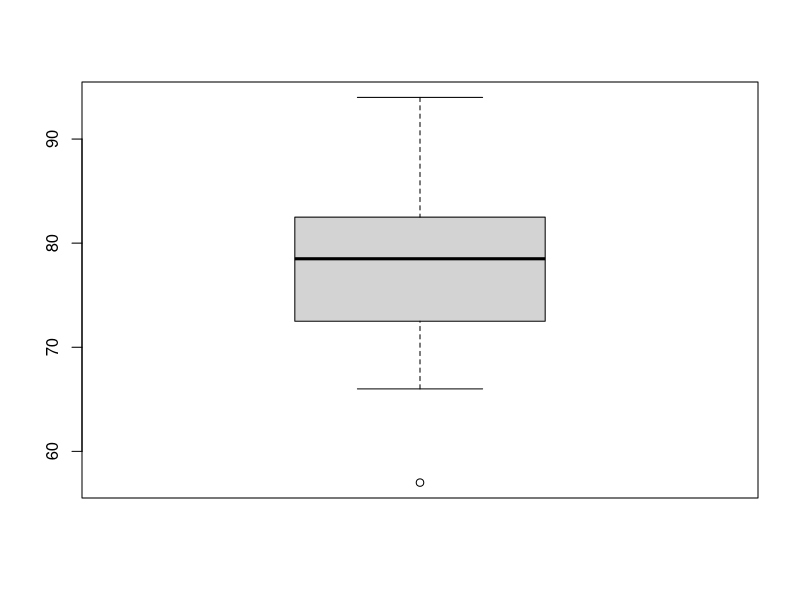

This figure's R source:
## ---- chunk 1
knitr::opts_chunk$set(echo = TRUE)
## ---- chunk 2
Stat.Score = c(57,66,69,71,72,73,74,77,78,78,79,79,81,81,82,83,83,88,89,94)
boxplot(Stat.Score)
## ---- chunk 3
prop.test(c(30,45), c(34,69))
